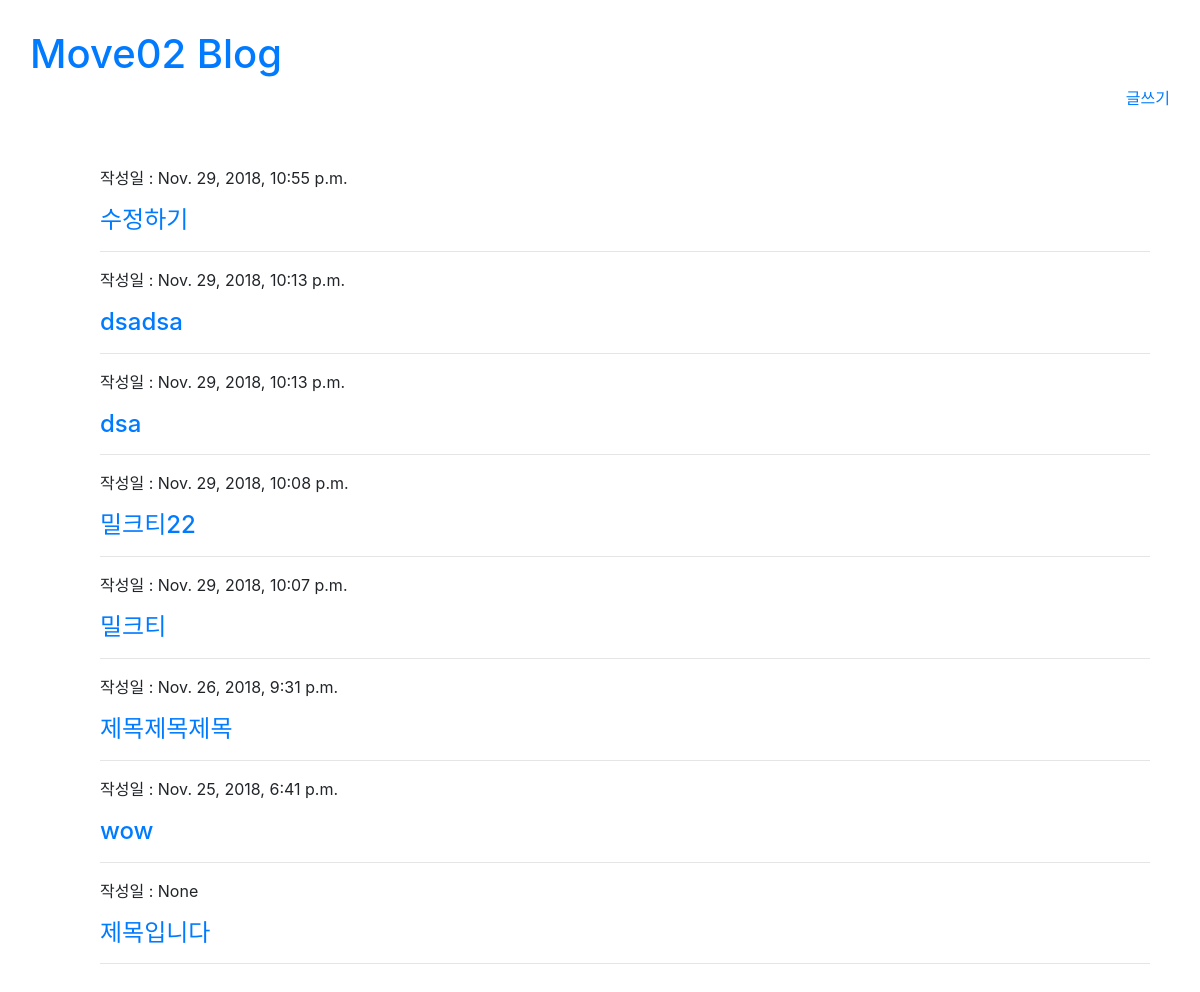
Page /blog/ on the earlier database version.
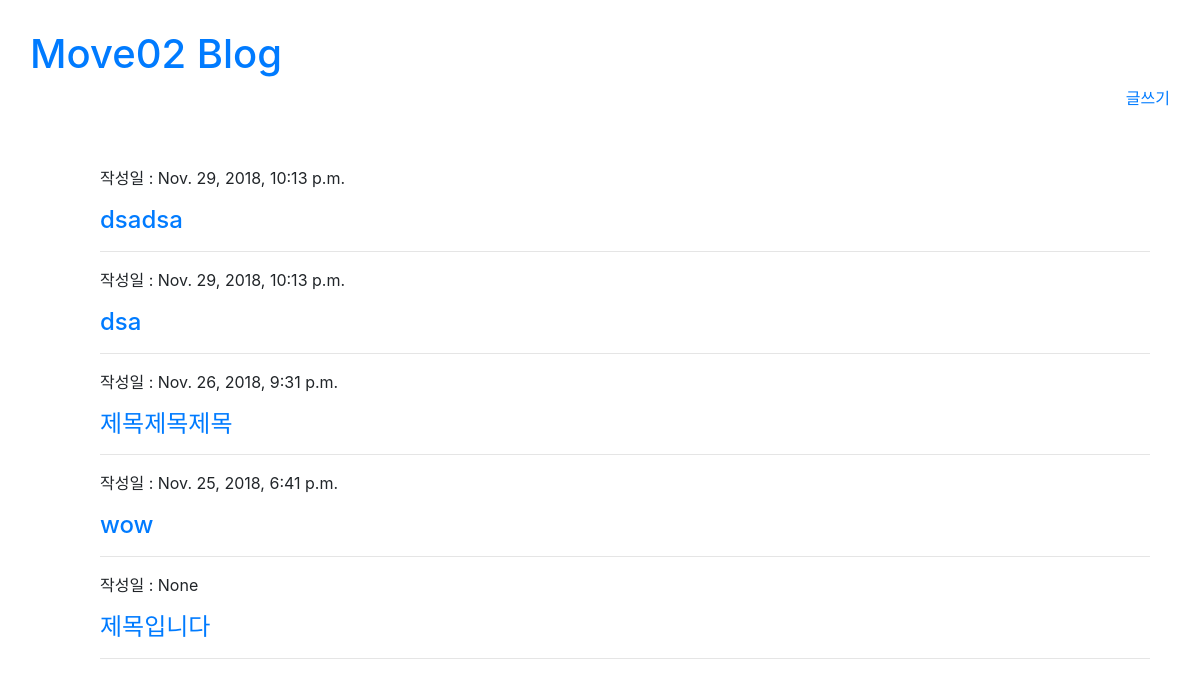
Same page on the later database version.
### blog/models.py (models this page shows, shortened)
class Post(models.Model):
  title = models.CharField(max_length=100)
  text = models.TextField()
  created_date = models.DateTimeField(default=timezone.now)
  published_date = models.DateTimeField(blank=True, null=True)
  def get_absolute_url(self):
    return reverse("blog:post_detail", kwargs={"post_id": self.pk})

### blog/views.py (the view)
def index(request):
  posts = Post.objects.order_by('-created_date')
  return render(request, 'blog/index.html', {
    'time':time,
    'posts':posts,
    })

### blog/templates/blog/index.html
{% extends 'blog/base.html' %}
{% block content %}
    {% for post in posts %}
        <div>
            <p>작성일 : {{ post.published_date }}</p>
            <h4><a href="{{ post.get_absolute_url }}">{{ post.title }}</a></h4>
        </div>
        <hr>
    {% endfor %}
{% endblock %}

### blog/templates/blog/base.html (shortened to what this page needs)
{% load static %}
<html>
    <head>
        <link rel="stylesheet" href="https://stackpath.bootstrapcdn.com/bootstrap/4.1.3/css/bootstrap.min.css">
        <link rel="stylesheet" href="{% static 'css/blog.css' %}">
    </head>
    <body>
        <div class="header">
            <h1><a href="">Move02 Blog</a></h1>
            <a href="{% url 'blog:post_new'%}" class="float-right">글쓰기</a>
        </div>
        <div class="content">
            {% block content%}
            {% endblock %}
        </div>
    </body>
</html>

### blog/static/css/blog.css (style rules this page uses)
.content { margin: 50px; padding-left: 50px; }
.header { padding: 30px; }

Differences in the rows shown:
removed Post: published_date "Nov. 29, 2018, 10:55 p.m.", title "수정하기"
removed Post: published_date "Nov. 29, 2018, 10:08 p.m.", title "밀크티22"
removed Post: published_date "Nov. 29, 2018, 10:07 p.m.", title "밀크티"
